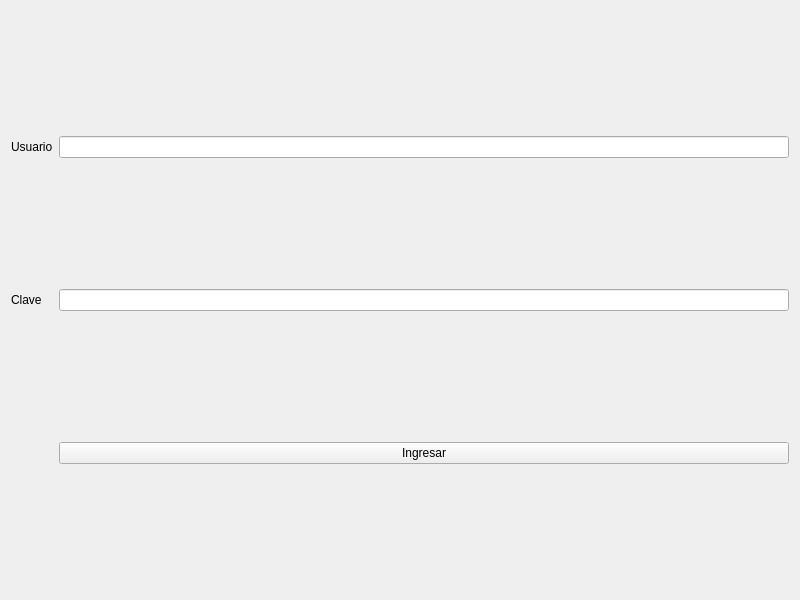
<?xml version="1.0" encoding="UTF-8"?>
<ui version="4.0">
 <class>Login</class>
 <widget class="QWidget" name="Login">
  <property name="geometry">
   <rect>
    <x>0</x>
    <y>0</y>
    <width>800</width>
    <height>600</height>
   </rect>
  </property>
  <property name="windowTitle">
   <string>Login</string>
  </property>
  <layout class="QGridLayout" name="gridLayout">
   <item row="0" column="0">
    <widget class="QLabel" name="label">
     <property name="text">
      <string>Usuario</string>
     </property>
    </widget>
   </item>
   <item row="0" column="1">
    <widget class="QLineEdit" name="leUsuario"/>
   </item>
   <item row="1" column="0">
    <widget class="QLabel" name="label_2">
     <property name="text">
      <string>Clave</string>
     </property>
    </widget>
   </item>
   <item row="1" column="1">
    <widget class="QLineEdit" name="leClave"/>
   </item>
   <item row="2" column="1">
    <widget class="QPushButton" name="pbIngresar">
     <property name="text">
      <string>Ingresar</string>
     </property>
    </widget>
   </item>
  </layout>
 </widget>
 <resources/>
 <connections/>
</ui>
